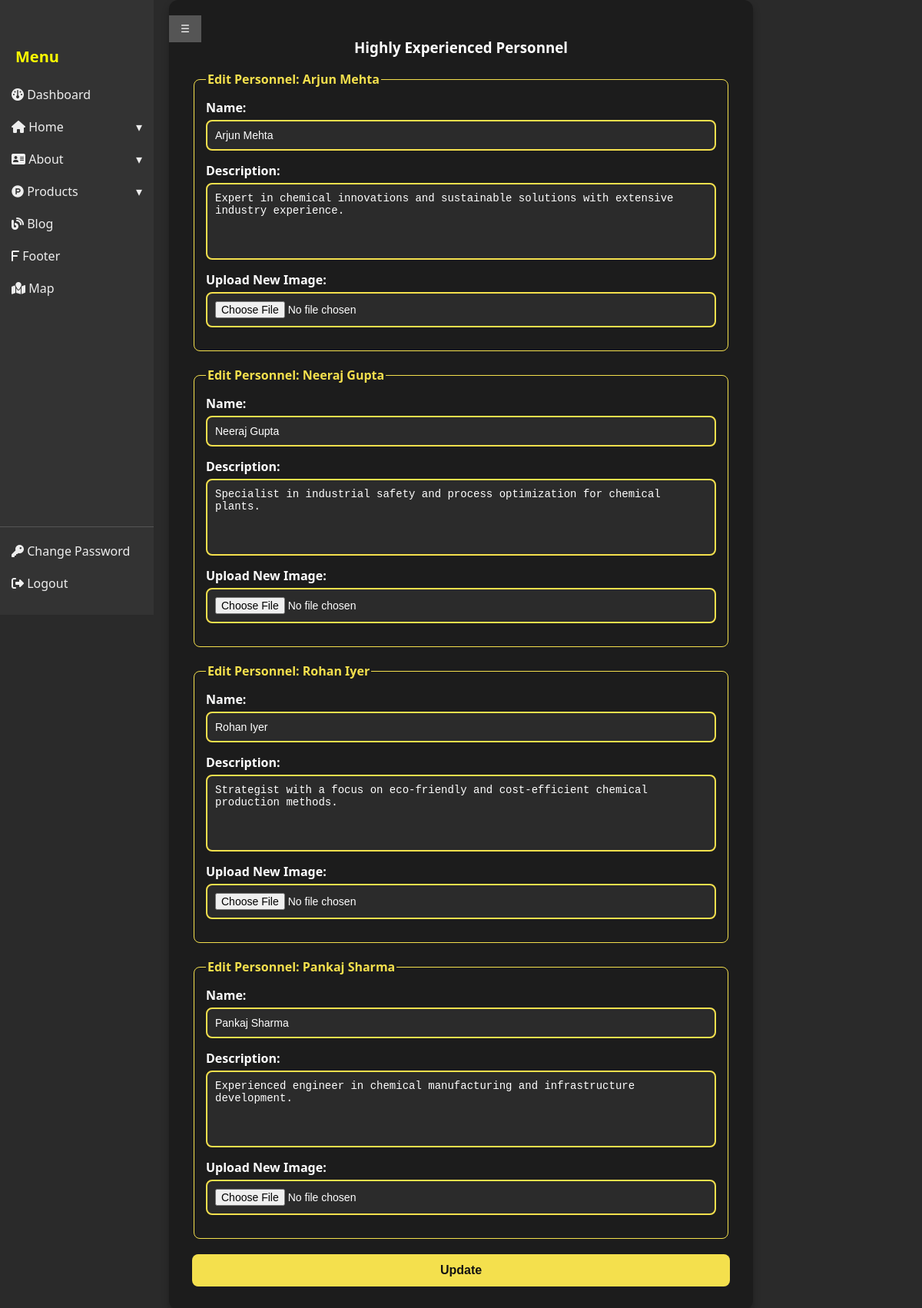
Screenshot of /backend/personnel.php (signed in) with the database file from the repository.
### tables this page shows
CREATE TABLE `personnel` (
  `id` int(11) NOT NULL,
  `name` varchar(255) NOT NULL,
  `image_url` varchar(255) NOT NULL,
  `description` text NOT NULL
);

### backend/personnel.php (the view, shortened to what this page needs)
<?php
require 'db_connection.php';
$sql_personnel = "SELECT * FROM personnel ORDER BY id ASC";
$result_personnel = $conn->query($sql_personnel);
?>
<!DOCTYPE html>
<html lang="en">
<head>
</head>
<body>
    <?php include 'side_bar.php'; ?>
    <form method="POST" enctype="multipart/form-data">
        <h3>Highly Experienced Personnel</h3>
        <?php while ($person = $result_personnel->fetch_assoc()): ?>
            <fieldset>
                <legend>Edit Personnel: <?= htmlspecialchars($person['name']) ?></legend>
                <div class="form-group">
                    <label>Name:</label>
                    <input type="text" name="personnel[<?= $person['id'] ?>][name]" value="<?= htmlspecialchars($person['name']) ?>" required>
                </div>
                <div class="form-group">
                    <label>Description:</label>
                    <textarea name="personnel[<?= $person['id'] ?>][description]" required><?= htmlspecialchars($person['description']) ?></textarea>
                </div>
                <div class="form-group">
                    <label>Upload New Image:</label>
                    <input type="file" name="image[<?= $person['id'] ?>]">
                </div>
            </fieldset>
        <?php endwhile; ?>
        <button type="submit">Update</button>
    </form>
</body>
</html>

### backend/personnel.php (style rules this page uses)
body { font-family: 'Segoe UI', Tahoma, Geneva, Verdana, sans-serif; background-color: #2a2a2a; color: #ffffff; }
form { max-width: 700px; background-color: #1c1c1c; padding: 30px; border-radius: 12px; margin: auto; box-shadow: 0px 5px 10px rgba(0, 0, 0, 0.3); }
h3 { text-align: center; }
.form-group { display: flex; flex-direction: column; margin-bottom: 15px; }
fieldset { border: 1px solid #f4e04d; padding: 15px; border-radius: 8px; margin-bottom: 20px; }
legend { font-weight: bold; color: #f4e04d; }
label { font-weight: bold; margin-bottom: 5px; }
input[type="text"], textarea, input[type="file"] { width: 100%; padding: 10px; background-color: #2b2b2b; border: 2px solid #f4e04d; border-radius: 8px; color: #ffffff; font-size: 14px; box-sizing: border-box; }
textarea { height: 100px; resize: none; }
button[type="submit"] { width: 100%; padding: 12px; background-color: #f4e04d; color: #121212; border: none; border-radius: 8px; font-size: 16px; font-weight: bold; cursor: pointer; transition: all 0.3s ease; }

### backend/side_bar.php (style rules this page uses)
body { margin: 0; overflow-x: hidden; font-family: 'Segoe UI', Tahoma, Geneva, Verdana, sans-serif; }

### rows the page displays
personnel: name "Arjun Mehta", id+description "Expert in chemical innovations and sustainable solutions with extensive industry experience."
personnel: name "Neeraj Gupta", id+description "Specialist in industrial safety and process optimization for chemical plants."
personnel: name "Rohan Iyer", id+description "Strategist with a focus on eco-friendly and cost-efficient chemical production methods."
personnel: name "Pankaj Sharma", id+description "Experienced engineer in chemical manufacturing and infrastructure development."
